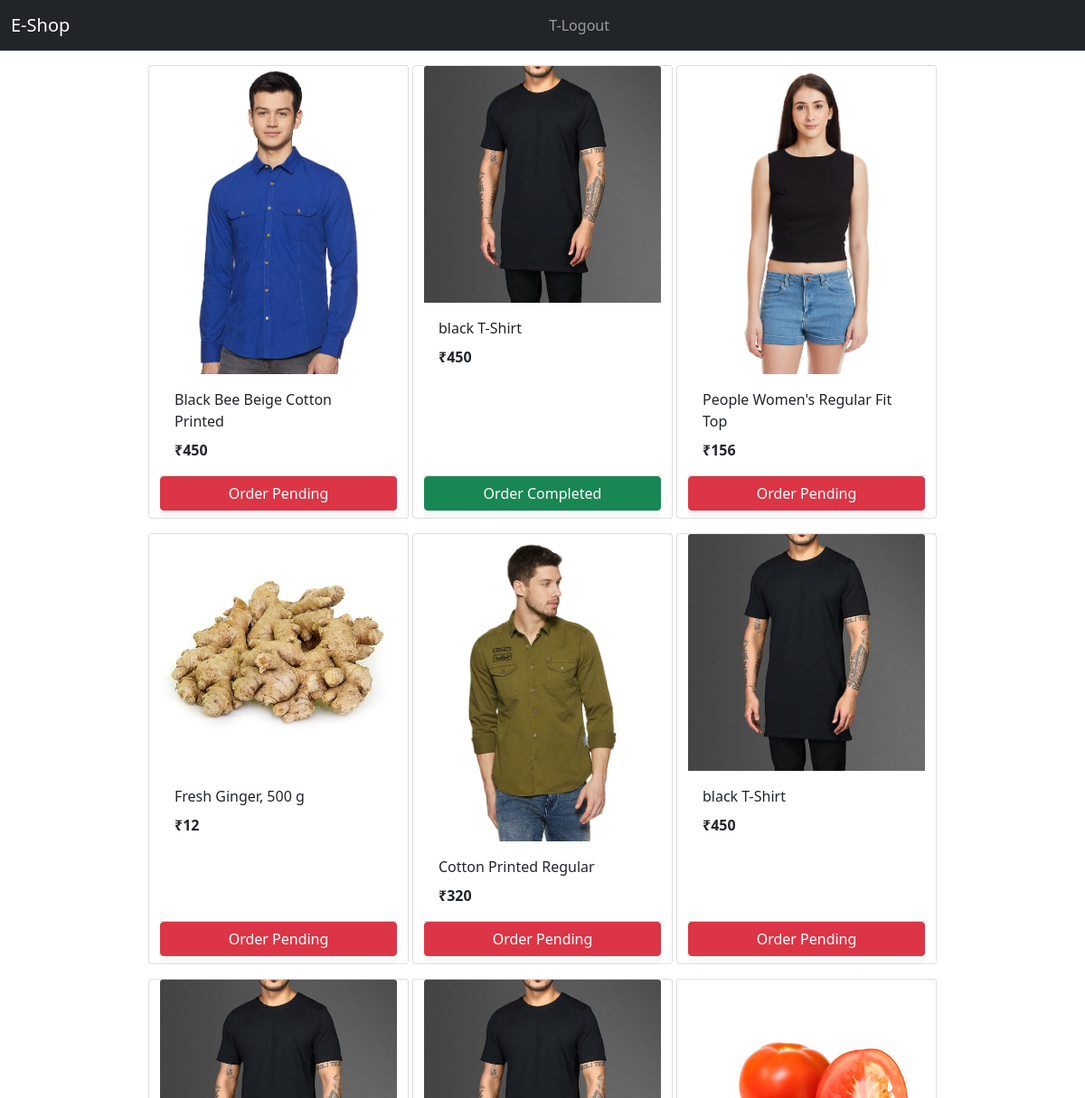
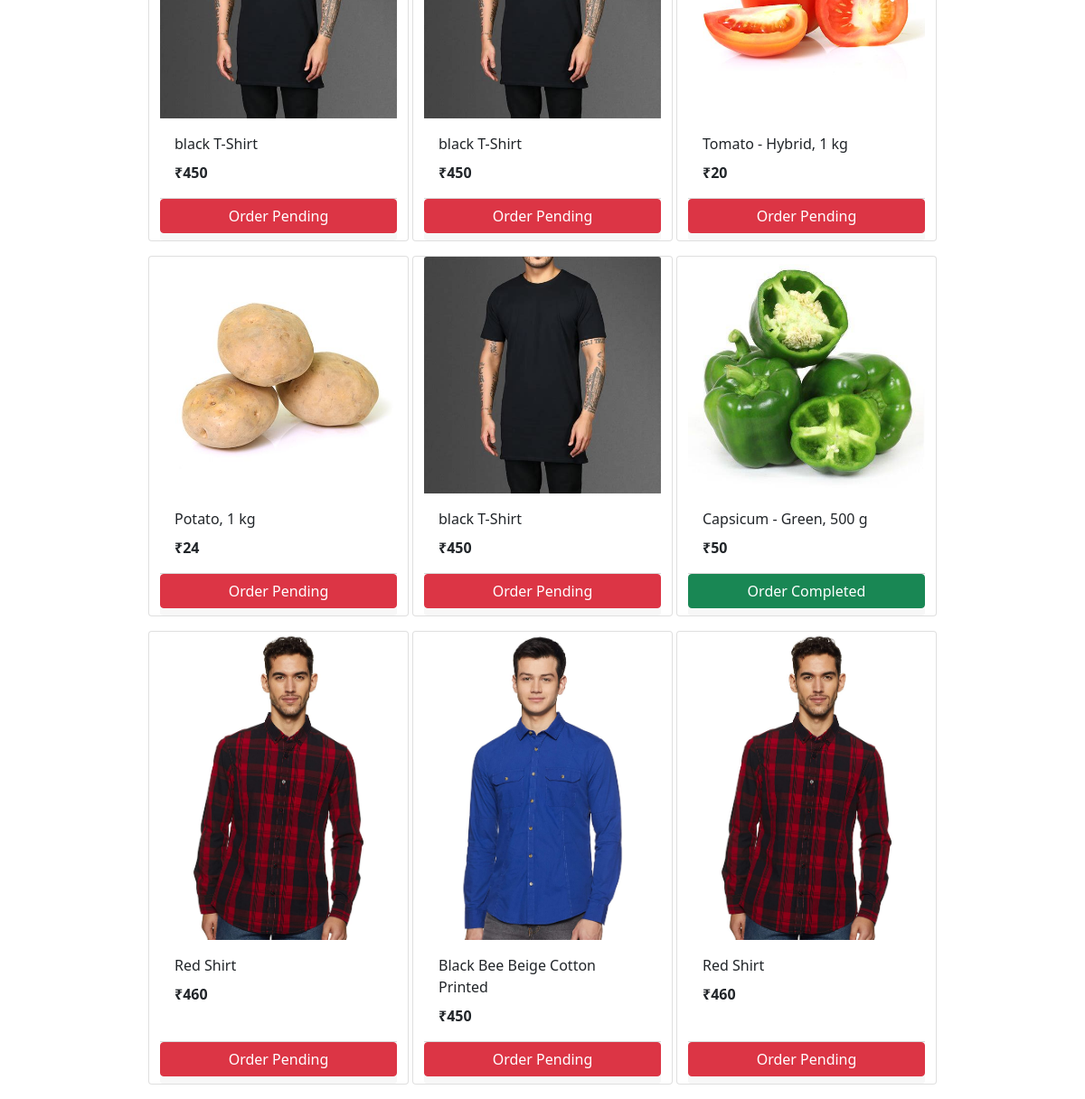
The page /transporter_home (signed in) on the database its author committed (2 pictures, top to bottom).
### store/models/orders.py (models this page shows, shortened)
class Order(models.Model):
    product = models.ForeignKey(Product, on_delete=models.CASCADE)
    customer = models.ForeignKey(Customer, on_delete=models.CASCADE)
    quantity = models.IntegerField(default=1)
    price = models.IntegerField()
    address = models.CharField(max_length=100, default="", blank=True)
    address2 = models.CharField(max_length=100, default="", blank=True)
    phone = models.CharField(max_length=15, default="", blank=True)
    city = models.CharField(max_length=20,default="", blank=True)
    state = models.CharField(max_length=20,default="", blank=True)
    zip = models.IntegerField(default=1)
    date = models.DateField(default=datetime.datetime.today)
    status = models.BooleanField(default=False)
    transporter = models.ForeignKey(Transporter, on_delete=models.CASCADE, default=1)
    @staticmethod
    def get_all_orders_by_transporter(transporterID):
        return Order.objects.filter(transporter = transporterID)

### store/models/product.py (models this page shows, shortened)
class Product(models.Model):
    name = models.CharField(max_length=50)
    price = models.IntegerField(default=0)
    category = models.ForeignKey(Category, on_delete=models.CASCADE, default=1)
    description = models.CharField(max_length=200, default='', null=True, blank=True)
    image = models.ImageField(upload_to='uploads/products/')
    rating = models.DecimalField(default=0.0,max_digits=2, decimal_places=1)
    stock = models.IntegerField(default=50)
    vendor = models.ForeignKey(Vendor, on_delete=models.CASCADE, default=1)

### store/views/transporter_home.py (the view)
# urls.py: path('transporter_home', transporter_home.TransporterIndex.as_view(), name='transporter_homepage'),
class TransporterIndex(View):
    def get(self, request):
        transporterID = request.session.get('transporter')
        allorders = Order.get_all_orders_by_transporter(transporterID)
        orders = Order.get_all_orders_by_transporter(transporterID).order_by('status').order_by('date')
        categories = Category.get_all_categories()
        data = {}
        data['orders'] = orders
        data['categories'] = categories
        data['allorders'] = allorders
        return render(request, 'transporter_base.html', data)

### store/models/category.py (called while the page is built)
    @staticmethod
    def get_all_categories():
        return Category.objects.all()

### store/templatetags/custom_filter.py (called while the page is built)
@register.filter(name='currency')
def currency(number):
    return("₹"+str(number))

### store/templates/transporter_base.html (shortened to what this page needs)
<!doctype html>
<html lang="en">
<head>
    <link href="https://cdn.jsdelivr.net/npm/bootstrap@5.1.1/dist/css/bootstrap.min.css" rel="stylesheet"
>
</head>
<body>
    {% load cart %}
    <nav class="navbar navbar-expand-lg navbar-dark bg-dark">
        <div class="container-fluid">
            <a class="navbar-brand" href="/">E-Shop</a>
            <div class="collapse navbar-collapse" id="navbarSupportedContent">
                <ul class="navbar-nav me-auto mb-2 mb-lg-0">
                    {% if request.session.transporter %}
                    <li class="nav-item">
                        <a class="nav-link" aria-current="page" href="/transporter_logout">T-Logout</a>
                    </li>
                    {% endif %}
                </ul>
            </div>
        </div>
    </nav>
    {% load cart %}
    {% load custom_filter %}
    <div class="container-fluid mt-3">
        <div class="row">
            <div id='products' class="col-lg-9 mx-auto">
                <div class="row mx-auto">
                    {% for order in orders %}
                    <div class="card mx-auto mb-3" id={{order.product.id}} style="width: 18rem;">
                        <img class="card-img-top" src="{{order.product.image.url}}" alt="Card image cap">
                        <div class="card-body">
                            <p class="card-title">{{order.product.name}}</p>
                            <p class="card-text"><b>{{order.price|currency}}</b></p>
                        </div>
                        <div class="card-footer p-0 no-gutters">
                            {% if order.status %}
                            <a href="/order_page?id={{order.id}}" class="btn btn-success col-lg-12 mb-2">Order Completed</a>
                            {% else %}
                            <a href="/order_page?id={{order.id}}" class="btn btn-danger col-lg-12 mb-2">Order Pending</a>
                            {% endif %}
                        </div>
                    </div>
                    {% endfor %}
                </div>
            </div>
        </div>
    </div>
</body>
</html>

### rows shown on the page
Order: product.image (picture), product.name "Black Bee Beige Cotton Printed", price "₹450"
Order: product.image (picture), product.name "black T-Shirt", price "₹450"
Order: product.image (picture), product.name "People Women's Regular Fit Top", price "₹156"
Order: product.image (picture), product.name "Fresh Ginger, 500 g", price "₹12"
Order: product.image (picture), product.name "Cotton Printed Regular", price "₹320"
Order: product.image (picture), product.name "black T-Shirt", price "₹450"
Order: product.image (picture), product.name "black T-Shirt", price "₹450"
Order: product.image (picture), product.name "black T-Shirt", price "₹450"
Order: product.image (picture), product.name "Tomato - Hybrid, 1 kg", price "₹20"
Order: product.image (picture), product.name "Potato, 1 kg", price "₹24"
Order: product.image (picture), product.name "black T-Shirt", price "₹450"
Order: product.image (picture), product.name "Capsicum - Green, 500 g", price "₹50"
Order: product.image (picture), product.name "Red Shirt", price "₹460"
Order: product.image (picture), product.name "Black Bee Beige Cotton Printed", price "₹450"
Order: product.image (picture), product.name "Red Shirt", price "₹460"
